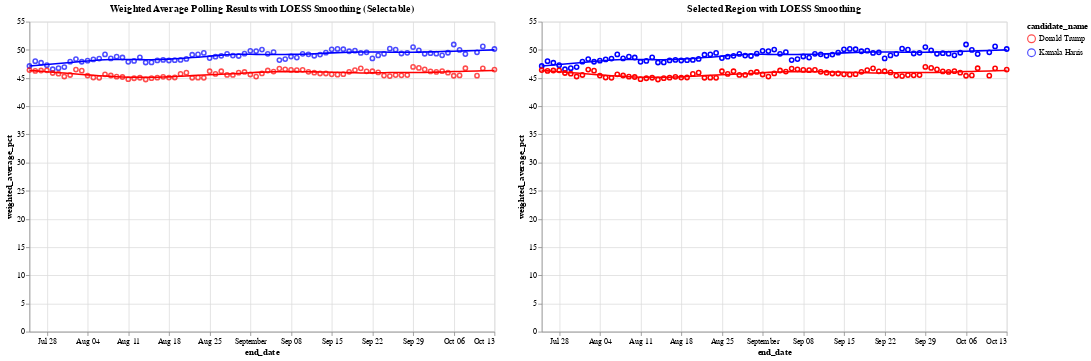

The cell this chart's notebook holds for it:
### Markdown cell above
Let's look at the loess smoothed curve of this

### Code cell
# Define the color scale for the two candidates
color_scale = alt.Scale(domain=['Donald Trump', 'Kamala Harris'], range=['red', 'blue'])

# Step 1: Create a selection brush for the horizontal axis (end_date)
brush = alt.selection_interval(encodings=['x'])  # Brush selection on the x-axis

# Step 2: Create the base chart with points and LOESS smoothing (Chart 1)
base = alt.Chart(df_weighted_averages).mark_point().encode(
    x='end_date:T',
    y='weighted_average_pct:Q',
    color=alt.Color('candidate_name:N', scale=color_scale)
)

loess = base.transform_loess(
    'end_date', 'weighted_average_pct', groupby=['candidate_name'], bandwidth=0.3
).mark_line()

chart1 = (base + loess).add_params(
    brush  # Add the brush selection to Chart 1
).properties(
    title='Weighted Average Polling Results with LOESS Smoothing (Selectable)',
    width=600,
    height=400
)

# Step 3: Create the side-by-side chart that will show the selected region with tooltip

# Apply the same selection filter to both points and LOESS in chart2
selected_points = base.encode(
    opacity=alt.condition(brush, alt.value(1), alt.value(0)),  # Highlight only selected points
    tooltip=['end_date:T', 'candidate_name:N', 'weighted_average_pct:Q']  # Add tooltip for points
).transform_filter(
    brush  # Filter by brush selection
)

# Apply LOESS smoothing for the selected range
selected_loess = alt.Chart(df_weighted_averages).transform_loess(
    'end_date', 'weighted_average_pct', groupby=['candidate_name'], bandwidth=0.3
).mark_line().encode(
    x='end_date:T',
    y='weighted_average_pct:Q',
    color=alt.Color('candidate_name:N', scale=color_scale),
    tooltip=['end_date:T', 'candidate_name:N', 'weighted_average_pct:Q']
).transform_filter(
    brush  # Filter the LOESS line by the brush selection
)

# Combine selected points and LOESS for the second chart
chart2 = (selected_points + selected_loess).properties(
    title='Selected Region with LOESS Smoothing',
    width=600,
    height=400
)

# Combine the two charts side by side
final_chart = alt.hconcat(chart1, chart2)

# Display the final chart
final_chart.show()

### Figure 1 — Vega-Lite specification as saved in the notebook (floating-point values rounded to 4 significant figures; data arrays with more than 128 entries replaced by an {"elided": "..."} marker saying what was removed)
{"config": {"view": {"continuousWidth": 300, "continuousHeight": 300}}, "hconcat": [{"layer": [{"mark": {"type": "point"}, "encoding": {"color": {"field": "candidate_name", "scale": {"domain": ["Donald Trump", "Kamala Harris"], "range": ["red", "blue"]}, "type": "nominal"}, "x": {"field": "end_date", "type": "temporal"}, "y": {"field": "weighted_average_pct", "type": "quantitative"}}, "name": "view_1"}, {"mark": {"type": "line"}, "encoding": {"color": {"field": "candidate_name", "scale": {"domain": ["Donald Trump", "Kamala Harris"], "range": ["red", "blue"]}, "type": "nominal"}, "x": {"field": "end_date", "type": "temporal"}, "y": {"field": "weighted_average_pct", "type": "quantitative"}}, "transform": [{"loess": "weighted_average_pct", "on": "end_date", "bandwidth": 0.3, "groupby": ["candidate_name"]}]}], "height": 400, "title": "Weighted Average Polling Results with LOESS Smoothing (Selectable)", "width": 600}, {"layer": [{"mark": {"type": "point"}, "encoding": {"color": {"field": "candidate_name", "scale": {"domain": ["Donald Trump", "Kamala Harris"], "range": ["red", "blue"]}, "type": "nominal"}, "opacity": {"condition": {"param": "param_1", "value": 1}, "value": 0}, "tooltip": [{"field": "end_date", "type": "temporal"}, {"field": "candidate_name", "type": "nominal"}, {"field": "weighted_average_pct", "type": "quantitative"}], "x": {"field": "end_date", "type": "temporal"}, "y": {"field": "weighted_average_pct", "type": "quantitative"}}, "transform": [{"filter": {"param": "param_1"}}]}, {"mark": {"type": "line"}, "encoding": {"color": {"field": "candidate_name", "scale": {"domain": ["Donald Trump", "Kamala Harris"], "range": ["red", "blue"]}, "type": "nominal"}, "tooltip": [{"field": "end_date", "type": "temporal"}, {"field": "candidate_name", "type": "nominal"}, {"field": "weighted_average_pct", "type": "quantitative"}], "x": {"field": "end_date", "type": "temporal"}, "y": {"field": "weighted_average_pct", "type": "quantitative"}}, "transform": [{"loess": "weighted_average_pct", "on": "end_date", "bandwidth": 0.3, "groupby": ["candidate_name"]}, {"filter": {"param": "param_1"}}]}], "height": 400, "title": "Selected Region with LOESS Smoothing", "width": 600}], "data": {"name": "data-3428e8cbd4cfdb87546c12f7f1bdff9e"}, "params": [{"name": "param_1", "select": {"type": "interval", "encodings": ["x"]}, "views": ["view_1"]}], "$schema": "https://vega.github.io/schema/vega-lite/v5.20.1.json", "datasets": {"data-3428e8cbd4cfdb87546c12f7f1bdff9e": {"elided": "158 records"}}}
